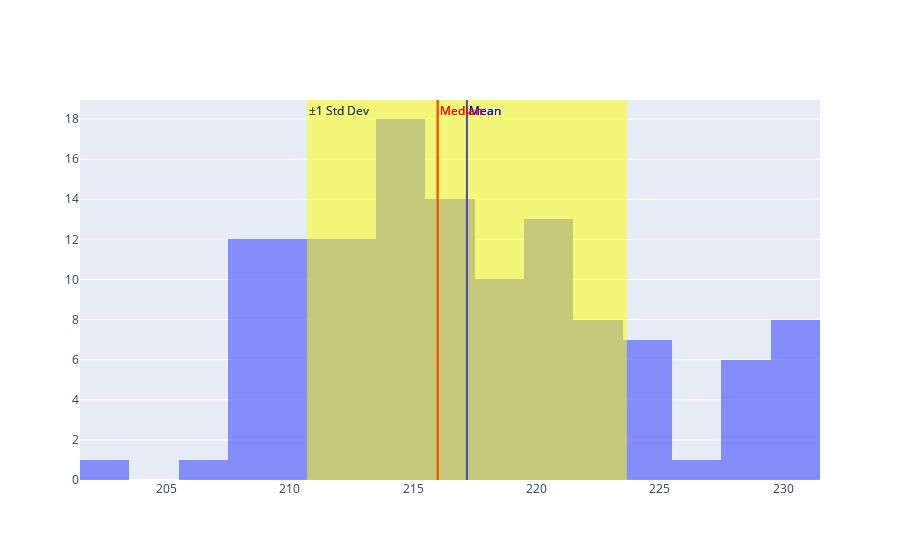

The notebook cell this image was saved under:
### Code cell
fig.add_vrect(x0=mean - std_dev, x1=mean + std_dev, fillcolor='yellow', opacity=0.3,
                  annotation_text='±1 Std Dev', annotation_position='top left', line_width=0)

### Figure 1 — Plotly figure (JSON) as saved in the notebook; plotly's stock layout.template omitted (floating-point values rounded to 4 significant figures)
{"data": [{"name": "Gentoo Flipper Length", "opacity": 0.75, "type": "histogram", "x": [211, 230, 210, 218, 215, 210, 211, 219, 209, 215, 214, 216, 214, 213, 210, 217, 210, 221, 209, 222, 218, 215, 213, 215, 215, 215, 216, 215, 210, 220, 222, 209, 207, 230, 220, 220, 213, 219, 208, 208, 208, 225, 210, 216, 222, 217, 210, 225, 213, 215, 210, 220, 210, 225, 217, 220, 208, 220, 208, 224, 208, 221, 214, 231, 219, 230, 214, 229, 220, 223, 216, 221, 221, 217, 216, 230, 209, 220, 215, 223, 212, 221, 212, 224, 212, 228, 218, 218, 212, 230, 218, 228, 212, 224, 214, 226, 216, 222, 203, 225, 219, 228, 215, 228, 216, 215, 210, 219, 208, 209, 216, 229, 213, 230, 217, 230, 217, 222, 214, 215, 222, 212, 213]}], "layout": {"annotations": [{"font": {"color": "blue"}, "showarrow": false, "text": "Mean", "x": 217.2, "xanchor": "left", "xref": "x", "y": 1, "yanchor": "top", "yref": "y domain"}, {"font": {"color": "red"}, "showarrow": false, "text": "Median", "x": 216, "xanchor": "left", "xref": "x", "y": 1, "yanchor": "top", "yref": "y domain"}, {"showarrow": false, "text": "±1 Std Dev", "x": 210.7, "xanchor": "left", "xref": "x", "y": 1, "yanchor": "top", "yref": "y domain"}, {"font": {"color": "blue"}, "showarrow": false, "text": "Mean", "x": 217.2, "xanchor": "left", "xref": "x", "y": 1, "yanchor": "top", "yref": "y domain"}, {"font": {"color": "red"}, "showarrow": false, "text": "Median", "x": 216, "xanchor": "left", "xref": "x", "y": 1, "yanchor": "top", "yref": "y domain"}, {"showarrow": false, "text": "±1 Std Dev", "x": 210.7, "xanchor": "left", "xref": "x", "y": 1, "yanchor": "top", "yref": "y domain"}], "shapes": [{"line": {"color": "blue", "width": 2}, "type": "line", "x0": 217.2, "x1": 217.2, "xref": "x", "y0": 0, "y1": 1, "yref": "y domain"}, {"line": {"color": "red", "width": 2}, "type": "line", "x0": 216, "x1": 216, "xref": "x", "y0": 0, "y1": 1, "yref": "y domain"}, {"fillcolor": "yellow", "line": {"width": 0}, "opacity": 0.3, "type": "rect", "x0": 210.7, "x1": 223.7, "xref": "x", "y0": 0, "y1": 1, "yref": "y domain"}, {"line": {"color": "blue", "width": 2}, "type": "line", "x0": 217.2, "x1": 217.2, "xref": "x", "y0": 0, "y1": 1, "yref": "y domain"}, {"line": {"color": "red", "width": 2}, "type": "line", "x0": 216, "x1": 216, "xref": "x", "y0": 0, "y1": 1, "yref": "y domain"}, {"fillcolor": "yellow", "line": {"width": 0}, "opacity": 0.3, "type": "rect", "x0": 210.7, "x1": 223.7, "xref": "x", "y0": 0, "y1": 1, "yref": "y domain"}]}}
